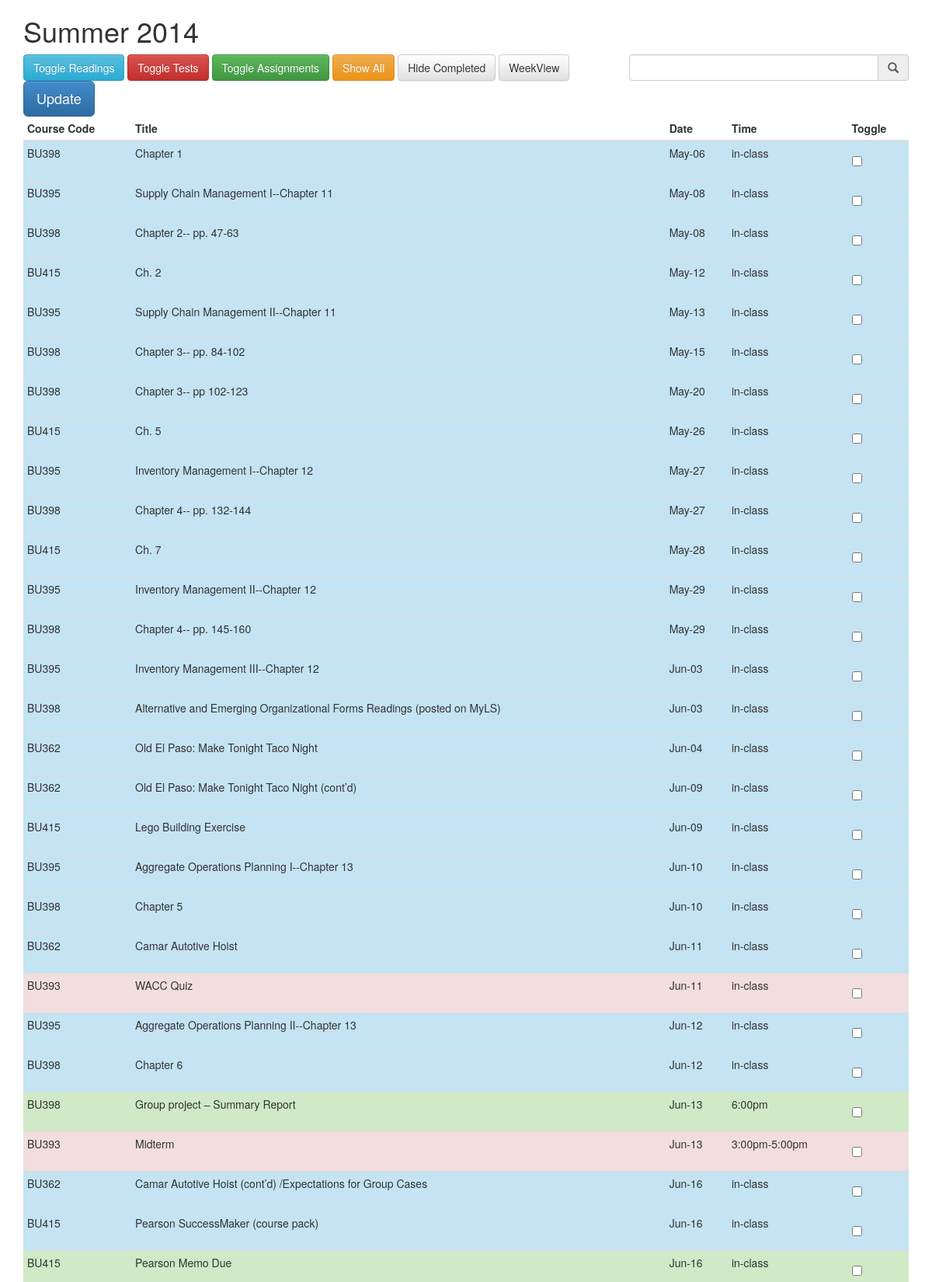
The page / (upper part) on the database its author committed.
### tables this page shows
CREATE TABLE Readings
            (course_code text, name text, chapter int, date text, pages text, complete bool);

CREATE TABLE Tests
            (course_code text, name text, date text, time text, complete bool);

CREATE TABLE Assignments
            (course_code text, name text,  date text, time text, complete bool);

### index.py (the view)
@app.route('/',methods=['POST','GET'])
def show_all():
    db = get_db()
    if request.method=='POST':
        update_completes(db)
    entries =[]
    for homework in TYPES:
        entries.append(select_homework(homework,db))
    homework = join_homework(entries)
    return render_template('show_all.html',entries=homework )

### index.py (called while the page is built)
def get_db():
    top = _app_ctx_stack.top
    if not hasattr(top, 'sqlite_db'):
        sqlite_db = sqlite3.connect(app.config['DATABASE'])
        sqlite_db.row_factory = sqlite3.Row
        top.sqlite_db = sqlite_db
    return top.sqlite_db

@app.teardown_appcontext
def close_db_connection(exception):
    top = _app_ctx_stack.top
    if hasattr(top, 'sqlite_db'):
        top.sqlite_db.close()

def format_datetime(value,format='%b-%d'):
    list_date = value.split('-')
    strdate = date(int(list_date[0]),int(list_date[1]),int(list_date[2]))
    return strdate.strftime(format)

def select_homework(homework_type,db):
    sql = ''' SELECT rowid,* FROM {0} ORDER BY date'''.format(homework_type)
    cur = db.execute(sql)
    entries = cur.fetchall()
    return entries

def join_homework(homework):
    entries=[]
    i=0
    for table in homework:
        for row in table:
            name = row['name']
            if 'chapter' in row.keys() and 'pages' in row.keys():
                if None!= row['chapter'] and row['chapter']!=name:
                    name='--'.join([name,row['chapter']])
                if None!= row['pages']:
                     name='--'.join([name,row['pages']])
            if 'time' not in row.keys():
                time = 'in-class'
            else:
                time = row['time']
            new_row = {'id':'-'.join([TYPES[i],str(row['rowid'])]),'type':TYPES[i],
                       'course_code':row['course_code'],'name':name,
                       'date':row['date'],'time':time,'complete':row['complete']}
            entries.append(new_row)
        i+=1
    return entries

### templates/show_all.html (shortened to what this page needs)
{% extends "index.html" %}
{% block body %}
        <div class="row">
            <div class="col-md-12">
                <form role="form" method="post" id="homework_form" action="/">
                 <div class="row">
                    <div class="col-md-8 col-md-offset">
                        <button type="button" class="btn btn-info"
                                onclick="filterReadings()">Toggle Readings</button>
                        <button type="button" class="btn btn-danger"
                                onclick="filterTests()">Toggle Tests</button>
                        <button type="button" class="btn btn-success"
                                onclick="filterAssignments()">Toggle Assignments</button>
                        <button type="button" class="btn btn-warning" onclick="unhideRows()">Show All</button>
                        <button type="button" class="btn btn-default" onclick="hideRows()">Hide Completed</button>
                        <button type="button" class="btn btn-default" onclick="darkenWeek()">WeekView</button>
                        <button type="submit" class="btn btn-primary btn-lg">Update</button>
                    </div>
                    <div class="col-md-4 col-md-offset">
                        <div class="input-group">
                            <input type="text" class="form-control"  id="search">
                                <span class="input-group-addon">
                                    <i class="glyphicon glyphicon-search"></i>
                                </span>
                            </div>
                        </div>
                  </div>
                    <table class="table .table-bordered table-condensed" id="homework">
                     <thead>
                      <tr>
                          <th>Course Code</th>
                          <th>Title</th>
                          <th>Date</th>
                          <th>Time</th>
                          <th>Toggle</th>
                      </tr>
                    </thead>
                    <tbody>
                    {% for entry in entries|sort(attribute='date')  %}
                    <tr class="{{ entry.type }}" id="{{ entry.id }}">
                        <td>{{ entry.course_code }}</td>
                        <td>{{ entry.name }}</td>
                        <td>{{ entry.date|datetimeformat }}</td>
                        <td >{{ entry.time }}</td>
                        <td>
                            <div class="checkbox">
                              <input type="checkbox" name="{{ entry.id }}" value="{{ entry.complete }}">
                            </div>
                        </td>
                    </tr>
                    {% endfor %}
                    </tbody>
                 </table>
              </form>
        </div>
    </div>
</div>
{% endblock %}

### templates/index.html (style rules this page uses)
.Tests { background-color: #f2dede; }
.Readings { background-color: #c4e3f3; }
.Assignments { background-color: #d0e9c6; }

### rows shown on the page
Readings: course_code "BU398", name "Chapter 1", date "May-06", time "in-class"
Readings: course_code "BU395", name "Supply Chain Management I--Chapter 11", date "May-08", time "in-class"
Readings: course_code "BU398", name "Chapter 2-- pp. 47-63", date "May-08", time "in-class"
Readings: course_code "BU415", name "Ch. 2", date "May-12", time "in-class"
Readings: course_code "BU395", name "Supply Chain Management II--Chapter 11", date "May-13", time "in-class"
Readings: course_code "BU398", name "Chapter 3-- pp. 84-102", date "May-15", time "in-class"
Readings: course_code "BU398", name "Chapter 3-- pp 102-123", date "May-20", time "in-class"
Readings: course_code "BU415", name "Ch. 5", date "May-26", time "in-class"
Readings: course_code "BU395", name "Inventory Management I--Chapter 12", date "May-27", time "in-class"
Readings: course_code "BU398", name "Chapter 4-- pp. 132-144", date "May-27", time "in-class"
Readings: course_code "BU415", name "Ch. 7", date "May-28", time "in-class"
Readings: course_code "BU395", name "Inventory Management II--Chapter 12", date "May-29", time "in-class"
Readings: course_code "BU398", name "Chapter 4-- pp. 145-160", date "May-29", time "in-class"
Readings: course_code "BU395", name "Inventory Management III--Chapter 12", date "Jun-03", time "in-class"
Readings: course_code "BU398", name "Alternative and Emerging Organizational Forms Readings (posted on MyLS)", date "Jun-03", time "in-class"
Readings: course_code "BU362", name "Old El Paso: Make Tonight Taco Night", date "Jun-04", time "in-class"
Readings: course_code "BU362", name "Old El Paso: Make Tonight Taco Night (cont’d)", date "Jun-09", time "in-class"
Readings: course_code "BU415", name "Lego Building Exercise", date "Jun-09", time "in-class"
Readings: course_code "BU395", name "Aggregate Operations Planning I--Chapter 13", date "Jun-10", time "in-class"
Readings: course_code "BU398", name "Chapter 5", date "Jun-10", time "in-class"
Readings: course_code "BU362", name "Camar Autotive Hoist", date "Jun-11", time "in-class"
Tests: course_code "BU393", name "WACC Quiz", date "Jun-11", time "in-class"
Readings: course_code "BU395", name "Aggregate Operations Planning II--Chapter 13", date "Jun-12", time "in-class"
Readings: course_code "BU398", name "Chapter 6", date "Jun-12", time "in-class"
Assignments: course_code "BU398", name "Group project – Summary Report", date "Jun-13", time "6:00pm"
Tests: course_code "BU393", name "Midterm", date "Jun-13", time "3:00pm-5:00pm"
Readings: course_code "BU362", name "Camar Autotive Hoist (cont’d) /Expectations for Group Cases", date "Jun-16", time "in-class"
Readings: course_code "BU415", name "Pearson SuccessMaker (course pack)", date "Jun-16", time "in-class"
Assignments: course_code "BU415", name "Pearson Memo Due", date "Jun-16", time "in-class"
